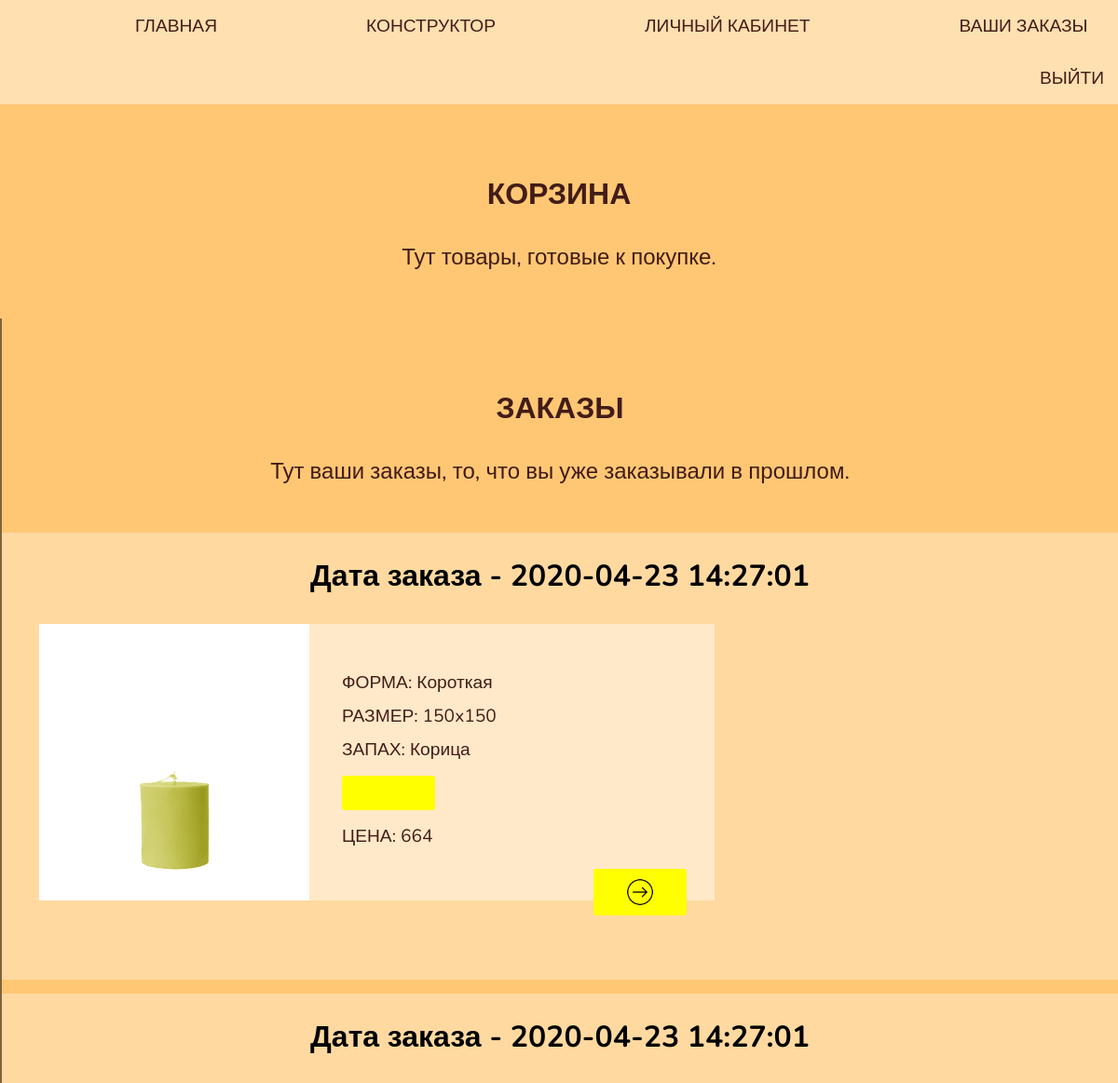
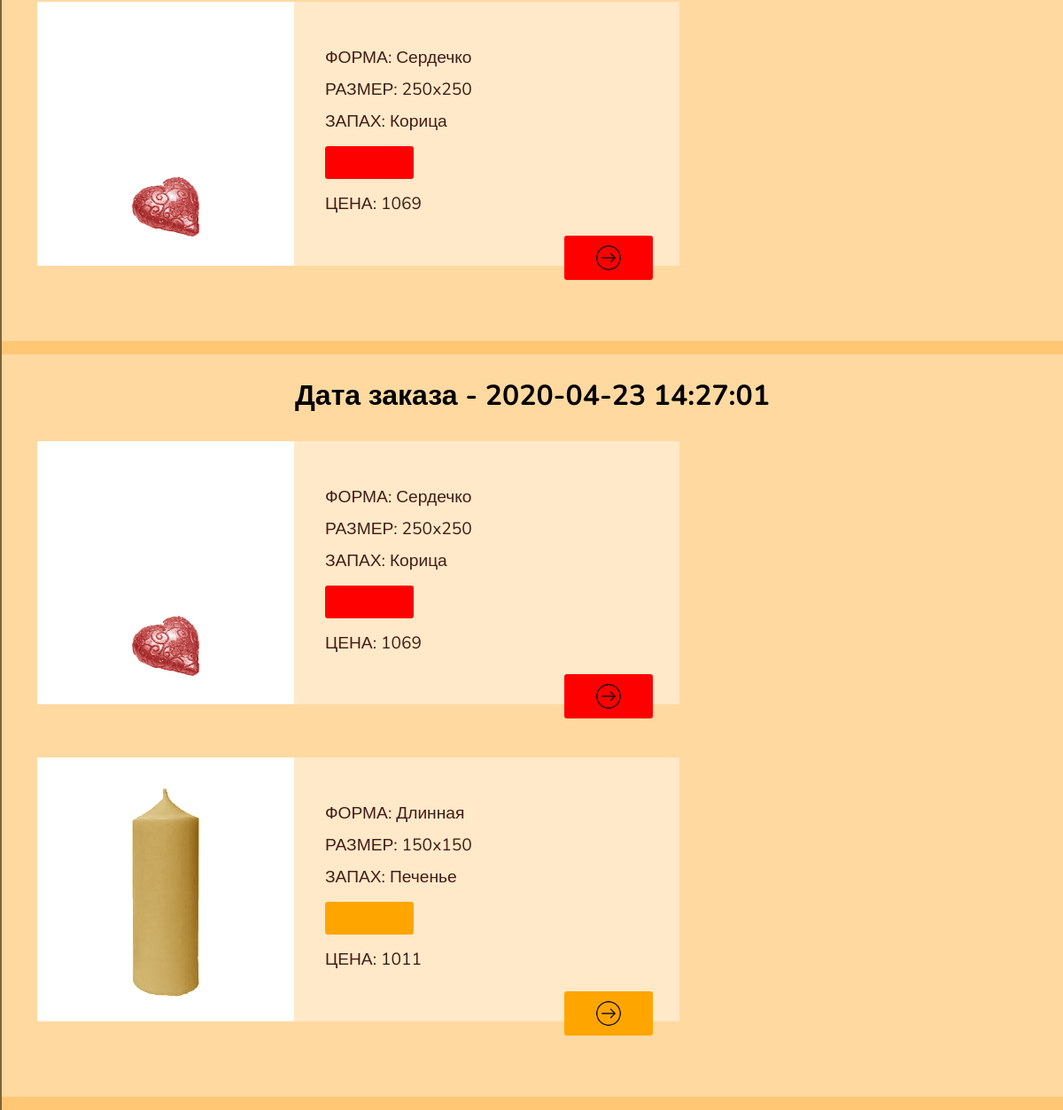
Page /zakazi.php (signed in) on the committed database (2 pictures, top to bottom).
### tables this page shows
CREATE TABLE `order` (
  `id_order` int(11) NOT NULL,
  `id_user` int(11) DEFAULT NULL,
  `order_date` datetime DEFAULT NULL
);

CREATE TABLE `candle` (
  `id_candle` int(11) NOT NULL,
  `candle_name` varchar(25) NOT NULL,
  `id_zapah` int(11) DEFAULT NULL,
  `id_form` int(11) DEFAULT NULL,
  `id_color` int(11) DEFAULT NULL,
  `id_razer` int(11) DEFAULT NULL
);

CREATE TABLE `color` (
  `id_color` int(11) NOT NULL,
  `color_name` varchar(25) NOT NULL,
  `color_code` varchar(16) NOT NULL,
  `color_price` int(11) NOT NULL
);

CREATE TABLE `form` (
  `id_form` int(11) NOT NULL,
  `form_name` varchar(25) NOT NULL,
  `form_path` varchar(100) NOT NULL,
  `form_price` int(11) NOT NULL,
  `form_available` int(11) NOT NULL
);

CREATE TABLE `razmer` (
  `id_razmer` int(11) NOT NULL,
  `razmer_name` varchar(7) DEFAULT NULL,
  `razmer_price` int(11) NOT NULL
);

CREATE TABLE `zapah` (
  `id_zapah` int(11) NOT NULL,
  `zapah_name` varchar(25) NOT NULL,
  `zapah_path` varchar(100) NOT NULL,
  `zapah_price` int(11) NOT NULL
);

### zakazi.php (the view, shortened to what this page needs)
<?php
	require ('./php/connection.php');
	$userId = $_SESSION['id_user'];
?>
<!DOCTYPE html>
<html>
<head>
	<link rel="stylesheet" type="text/css" href="./css/kabinet.css">
	<link rel="stylesheet" type="text/css" href="./css/zakazi.css">
</head>
<body>
	<div class="menu">
		<a href="index.php" class="">ГЛАВНАЯ</a>
		<a href="constructor.php" class="">КОНСТРУКТОР</a>
		<a href="kabinet.php" class="">ЛИЧНЫЙ КАБИНЕТ</a>
		<a href="zakazi.php" class="">ВАШИ ЗАКАЗЫ</a>
		<?php
			if (isset($userId))
			{
				echo '<a href="php/logout.php"> ВЫЙТИ </a>';
			}
			else
			{
				echo '<a href="auth.php"> ВОЙТИ </a>';
			}
		?>
	</div>
	<div class="niz">
		<div class="left">
			<h3> КОРЗИНА </h3>
			<h4> Тут товары, готовые к покупке. </h4>
		</div>
		<div class="right">
			<h3> ЗАКАЗЫ </h3>
			<h4> Тут ваши заказы, то, что вы уже заказывали в прошлом. </h4>
			<div class="flex">
			<?php
				$queryOrdersId = 'SELECT * FROM `order` WHERE id_user = '.$userId;
				$resultOrdersId = mysqli_query($link, $queryOrdersId);
				while ($orderId = mysqli_fetch_assoc($resultOrdersId))
				{
					echo '<div class="zakaz">';
						echo '<h1> Дата заказа - '.$orderId['order_date'].'</h1>';
						$candlesId = 'SELECT * FROM order_candle  WHERE id_order = '.$orderId['id_order'];
						$resultCandlesId = mysqli_query($link, $candlesId);
						while ($candle = mysqli_fetch_assoc($resultCandlesId))
						{
							$querySvechi = 'SELECT
												*,
												(color.color_price + form.form_price + razmer.razmer_price + zapah.zapah_price) as candle_price
													FROM
														candle,
														color,
														form,
														razmer,
														zapah,
														user_candle
													WHERE
														candle.id_color = color.id_color
													AND
														candle.id_form = form.id_form
													AND
														candle.id_razer = razmer.id_razmer
													AND
														candle.id_zapah = zapah.id_zapah
													AND
														user_candle.id_candle = candle.id_candle
													AND
														user_candle.id_user = '.$userId.'
													AND
														candle.id_candle = '.$candle['id_candle'];
							$resultSvechi = mysqli_query($link, $querySvechi);
							while ($svecha = mysqli_fetch_assoc($resultSvechi))
							{
								echo '<div class="infa">
										<div class="img_svecha">
											<div class="img-color" style="background-color: '.$svecha['color_code'].'" ></div>
											<img src="'.$svecha['form_path'].'">
										</div>
										<div class="h_infa">
											<ul>
												<li>ФОРМА: '.$svecha['form_name'].'</li>
												<li>РАЗМЕР: '.$svecha['razmer_name'].'</li>
												<li>ЗАПАХ: '.$svecha['zapah_name'].'</li>
												<div class="colors" style="background-color: '.$svecha['color_code'].'"></div>
												<li>ЦЕНА: '.$svecha['candle_price'].'</li>
												<a href="svecha.php?id='.$svecha['id_candle'].'" class="">
													<div class="dalee" style="background-color: '.$svecha['color_code'].'">
														<img src="img/strelka.png">
													</div>
												</a>
											</ul>
										</div>
									</div>';
							}
						}
					echo '</div>';
				}
			?>
			</div>
		</div>
	</div>
</body>
</html>

### css/kabinet.css (style rules this page uses)
* { padding: 0; margin: 0; outline: none; box-sizing: border-box; }
html, body { width: 100%; height: 100%; font-family: "Nunito", sans-serif; background-color: #FFC774; }
.menu { display: flex; flex-flow: row wrap; width: 100%; background-color: #ffe0b1; }
.menu a { text-decoration: none; color: #421c18; font-size: larger; margin-left: 130px; display: flex; align-items: center; transition: 0.3s all; padding: 15px; transform: scale(1); }
.menu a:last-child { margin-left: auto; }
.niz { height: 95%; display: flex; align-items: flex-start; flex-wrap: wrap; }
.flex { width: 100%; justify-content: center; display: flex; flex-flow: row wrap; }
h3 { width: 100%; text-align: center; padding: 75px 0px; padding-bottom: 15px; color: #421c18; font-weight: bold; font-size: xx-large; }
h4 { width: 100%; text-align: center; padding: 15px 0px; color: #421c18; font-weight: normal; font-size: x-large; padding-bottom: 50px; }
.infa { margin: 0 25px; width: 725px; display: flex; flex-direction: row; background-color: white; margin-bottom: 60px; }
.img_svecha { width: 30%; margin: auto; padding: 2%; display: flex; justify-content: center; align-items: center; background-size: contain; }
.img_svecha { position: relative; }
.img_svecha .img-color { position: absolute; height: 100%; width: 100%; top: 0; left: 0; mix-blend-mode: soft-light; }
.infa img { width: 40%; }
.dalee, .delete { width: 100px; height: 50px; background-color: #FF4747; border-radius: 3px; margin-left: 70%; margin-top: 4%; display: flex; align-items: center; justify-content: center; margin-bottom: -16px; }
.dalee img { width: 30px; }
.h_infa { padding-top: 45px; width: 60%; background-color: #ffcf8875; }
ul { height: 10%; }
li { list-style: none; padding: 5px 35px; text-decoration: none; color: #421c18; font-size: larger; }
.colors { width: 100px; height: 37px; background-color: red; border-radius: 3px; margin: 10px 35px; }

### css/zakazi.css (style rules this page uses)
﻿.left, .right { width: 50%; }
.right { border-left: 2px solid rgba(0, 0, 0, 0.5); }
.h_infa ul > div { display: flex; flex-flow: row nowrap; justify-content: flex-end; }
.zakaz { width: 100%; padding: 25px 15px; margin-bottom: 15px; background-color: #ffeed475; }
.zakaz h1 { padding-bottom: 30px; text-align: center; }
@media screen and (max-width: 1400px) { .left, .right { width: 100%; } }

### rows in the picture
order: order_date "2020-04-23 14:27:01"
candle: id_form.form_name "Короткая", id_razer.razmer_name "150x150", id_zapah.zapah_name "Корица", candle_price "664"
order: order_date "2020-04-23 14:27:01"
candle: id_form.form_name "Сердечко", id_razer.razmer_name "250x250", id_zapah.zapah_name "Корица", candle_price "1069"
order: order_date "2020-04-23 14:27:01"
candle: id_form.form_name "Длинная", id_razer.razmer_name "150x150", id_zapah.zapah_name "Печенье", candle_price "1011"
